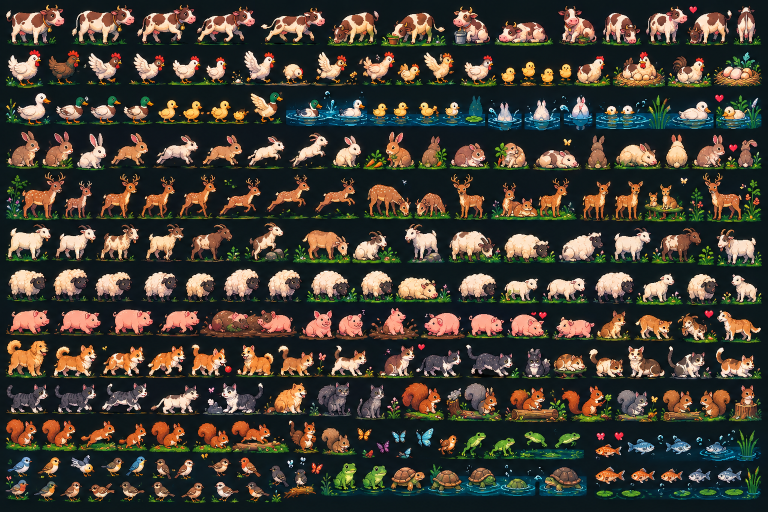
#> input picture data/chatgpt/animals.png, 1536 x 1024 px, found by its file name (shown at 1/2 size)
$ python extract_animals.py
#> lines starting #> are read from the running program, lines starting #| are printed output that depends on the picture; after the words box and inside, x2 and y2 are one past the last pixel; in counts of white or black regions, pixels touching at a corner belong together
#!/usr/bin/env python3
"""Slice the AI-generated animal sheet into individual RGBA sprites.

data/chatgpt/animals.png is a 12-row poster on a near-uniform dark background,
not a real grid: rows and columns are irregular and sprites have no cell pitch.
So we segment it instead:

  1. chroma-key the background (measured border colour, tight tolerance)
  2. connected components, dilated so shadows/legs join their animal
  3. bucket components into rows by y centre, sort each row by x
  4. crop each component from the un-dilated mask and key its own background

Rows are named in the visual order of the sheet. Output: data/farm/*.png plus
an optional contact sheet for eyeballing the result.
"""

import argparse
import os
import sys

import numpy as np
from PIL import Image
from scipy import ndimage

# Row order as drawn in data/chatgpt/animals.png.
ROWS = [
    "cow", "chicken", "duck", "rabbit", "deer", "goat",
    "sheep", "pig", "dog", "cat", "wild", "pond",
]

# Row y-centres measured from the sheet (12 rows, irregular pitch).
ROW_CENTERS = [50, 136, 220, 300, 392, 484, 572, 644, 720, 796, 875, 955]

BG_TOL = 14       # border pixels sit at dist 0-3, sprite bodies start near 18
MIN_AREA = 350
MIN_W = 18
MIN_H = 18


def background_key(rgb):
    """Per-pixel distance from the measured sheet background."""
    border = np.concatenate([
        rgb[0:3].reshape(-1, 3), rgb[-3:].reshape(-1, 3),
        rgb[:, 0:3].reshape(-1, 3), rgb[:, -3:].reshape(-1, 3),
    ])
    bg = np.median(border, axis=0)
    dist = np.abs(rgb.astype(np.float32) - bg).max(axis=2)
    return dist <= BG_TOL, dist


def segment(is_bg):
    """Label the non-background into animals. Dilated so parts stay together."""
    fg = ~is_bg
    fg = ndimage.binary_opening(fg, np.ones((2, 2)))
    fg = ndimage.binary_closing(fg, np.ones((5, 5)))
    fg = ndimage.binary_dilation(fg, np.ones((5, 5)))
    lab, _ = ndimage.label(fg)

    comps = []
    for i, sl in enumerate(ndimage.find_objects(lab)):
        ys, xs = sl
        h, w = ys.stop - ys.start, xs.stop - xs.start
        area = int((lab[sl] == i + 1).sum())
        if area < MIN_AREA or w < MIN_W or h < MIN_H:
            continue
        comps.append({
            "x": xs.start, "y": ys.start, "w": w, "h": h, "area": area,
            "cx": xs.start + w / 2.0, "cy": ys.start + h / 2.0,
        })
    return comps


def bucket_rows(comps):
    edges = [0]
    for a, b in zip(ROW_CENTERS, ROW_CENTERS[1:]):
        edges.append((a + b) / 2.0)
    edges.append(10 ** 6)

    rows = [[] for _ in ROW_CENTERS]
    strays = 0
    for c in comps:
        for r in range(len(ROW_CENTERS)):
            if edges[r] <= c["cy"] < edges[r + 1]:
                rows[r].append(c)
                break
        else:
            strays += 1

    for r in rows:
        r.sort(key=lambda c: c["cx"])
    if strays:
        print(f"  dropped {strays} component(s) outside every row band")
    return rows


def crop_sprite(img, is_bg, comp):
    """Crop the component, key out its background, trim the empty border."""
    x0 = max(comp["x"] - 3, 0)
    y0 = max(comp["y"] - 3, 0)
    x1 = min(comp["x"] + comp["w"] + 3, img.shape[1])
    y1 = min(comp["y"] + comp["h"] + 3, img.shape[0])

    rgb = img[y0:y1, x0:x1]
    alpha = np.where(is_bg[y0:y1, x0:x1], 0, 255).astype(np.uint8)

    # 1px blur on the alpha only: the key is a hard per-pixel decision, so the
    # silhouette would otherwise show staircase edges once scaled up.
    alpha = ndimage.gaussian_filter(alpha.astype(np.float32), 0.7)
    alpha = np.clip(alpha, 0, 255).astype(np.uint8)

    rgba = np.dstack([rgb, alpha])
    opaque = alpha > 8
    if not opaque.any():
        return None
    ys, xs = np.where(opaque)
    return rgba[ys.min():ys.max() + 1, xs.min():xs.max() + 1]


def contact_sheet(sprites, path):
    """Grid of everything we extracted, for visual verification."""
    if not sprites:
        return
    cell = 110
    pad = 8
    cols = 16
    entries = sorted(sprites, key=lambda s: (s["row"], s["idx"]))
    rows_n = (len(entries) + cols - 1) // cols
    sheet = Image.new("RGBA", (cols * cell + pad, rows_n * cell + pad),
                      (34, 44, 40, 255))
    for i, s in enumerate(entries):
        im = Image.fromarray(s["rgba"])
        scale = min((cell - 2 * pad) / im.width, (cell - 2 * pad) / im.height, 1.0)
        im = im.resize((max(int(im.width * scale), 1), max(int(im.height * scale), 1)),
                       Image.NEAREST)
        cx = (i % cols) * cell + cell // 2
        cy = (i // cols) * cell + cell // 2
        sheet.alpha_composite(im, (cx - im.width // 2, cy - im.height // 2))
    sheet.save(path)


def main():
    ap = argparse.ArgumentParser()
    ap.add_argument("--sheet", default="data/chatgpt/animals.png")
    ap.add_argument("--out", default="data/farm")
    ap.add_argument("--contact", default="")
    args = ap.parse_args()

    img = np.asarray(Image.open(args.sheet).convert("RGB"))
#> img is the input picture: shape (1024, 1536, 3); mean R, G, B 67.6, 62.7, 52.7
    is_bg, _ = background_key(img)
#> in background_key, `bg = np.median(border, axis=0)`: bg = [12, 23, 27]
#> in background_key, `dist = np.abs(rgb.astype(np.float32) - bg).max(axis=2)`:
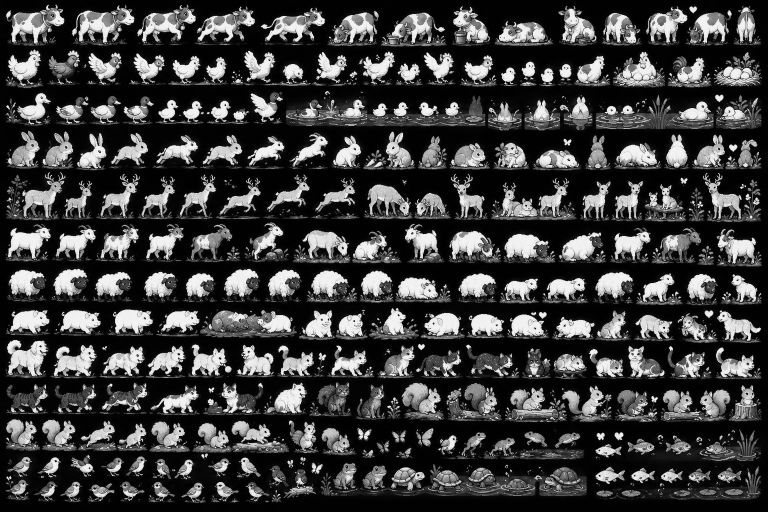
#> dist: shape (1024, 1536) float64 (shown at 1/2 size); min 0, max 243, mean 61.3
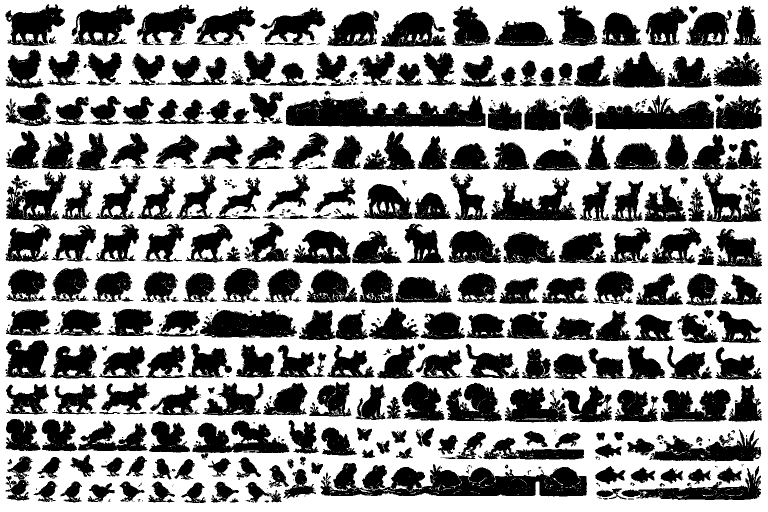
#> is_bg: shape (1024, 1536) bool (shown at 1/2 size); 57.6% white; 797 black regions (486 under 20 px), largest, box (x1, y1, x2, y2) and area: (641, 926, 1174, 993) 21981, (571, 191, 971, 254) 16856, (1191, 190, 1428, 259) 10053
    print(f"background fraction: {is_bg.mean():.3f}")
#| background fraction: 0.576

    comps = segment(is_bg)
#> in segment, `fg = ndimage.binary_opening(fg, np.ones((2, 2)))`: fg: shape (1024, 1536) bool; 41.8% white; 590 white regions (232 under 20 px), largest, box (x1, y1, x2, y2) and area: (641, 926, 1174, 993) 21719, (572, 191, 971, 253) 16716, (1191, 190, 1428, 259) 9980
#> in segment, `fg = ndimage.binary_closing(fg, np.ones((5, 5)))`: fg: shape (1024, 1536) bool; 44.5% white; 267 white regions (52 under 20 px), largest, box (x1, y1, x2, y2) and area: (641, 926, 1174, 993) 23213, (598, 615, 1099, 680) 19116, (572, 191, 971, 253) 17217
#> in segment, `fg = ndimage.binary_dilation(fg, np.ones((5, 5)))`:
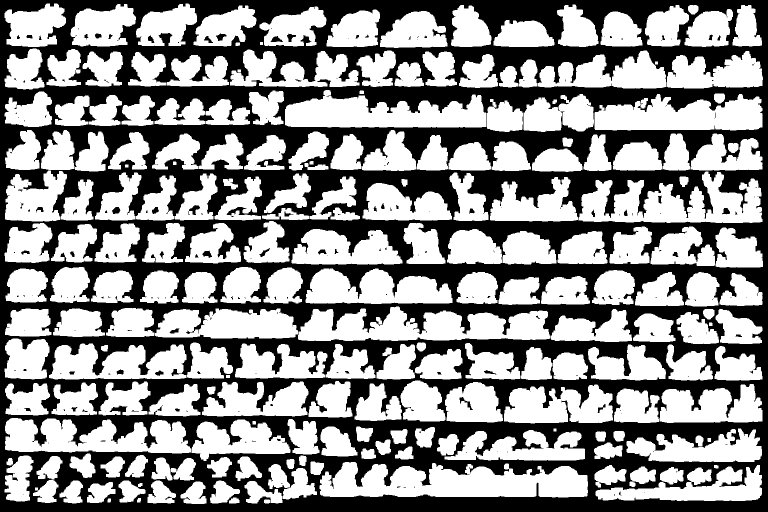
#> fg: shape (1024, 1536) bool (shown at 1/2 size); 56.3% white; 241 black regions (170 under 20 px), largest, box (x1, y1, x2, y2) and area: (0, 0, 1536, 1024) 681360, (377, 410, 400, 430) 216, (919, 794, 946, 820) 185
#> in segment, `lab, _ = ndimage.label(fg)`:
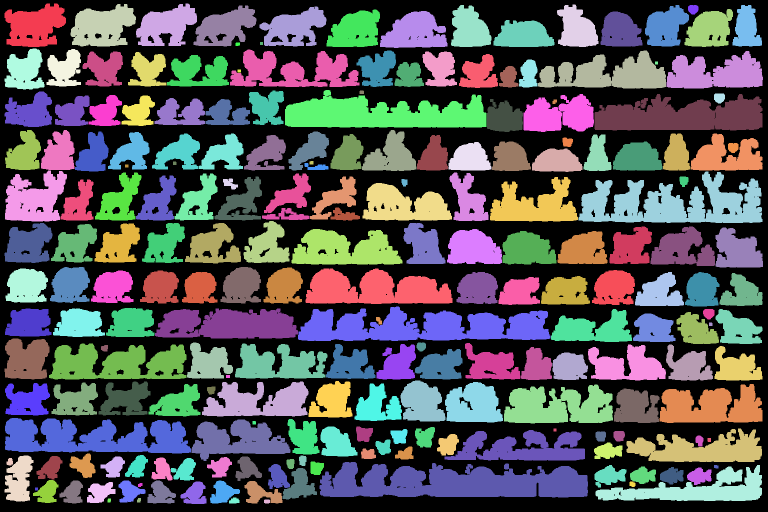
#> lab: shape (1024, 1536) int32 (shown at 1/2 size); 216 distinct labels, from 0 to 215; one colour per label, 0 black
#> the loop in segment, `for i, sl in enumerate(ndimage.find_objects(lab)):` made 215 passes
#> (h, w, area) on passes 1 to 3: (87, 123, 7404), (85, 122, 6584), (85, 131, 7833)
#> after the loop in segment, `for i, sl in enumerate(ndimage.find_objects(lab)):`: comps = 180 items
#> comps = 180 items
    print(f"components: {len(comps)}")
#| components: 180
    rows = bucket_rows(comps)
#> after the loop in bucket_rows, `for c in comps:`: strays = 0
#> rows = 12 items

    os.makedirs(args.out, exist_ok=True)
    for stale in os.listdir(args.out):
        if stale.endswith(".png"):
            os.remove(os.path.join(args.out, stale))

    sprites = []
    for r, row in enumerate(rows):
        name = ROWS[r] if r < len(ROWS) else f"row{r}"
        kept = 0
        for i, comp in enumerate(row):
            rgba = crop_sprite(img, is_bg, comp)
            if rgba is None:
                continue
            file = f"{name}_{kept:02d}.png"
            Image.fromarray(rgba).save(os.path.join(args.out, file))
            sprites.append({"row": r, "idx": kept, "rgba": rgba})
            kept += 1
        print(f"  {name:8s} {kept:3d} sprites")
#> this loop made 12 passes
#> name on passes 1 to 9: 'cow', 'chicken', 'duck', 'rabbit', 'deer', 'goat', 'sheep', 'pig', 'dog'
#|   cow       14 sprites
#|   chicken   14 sprites
#|   duck      12 sprites
#|   rabbit    19 sprites
#|   deer      15 sprites
#|   goat      14 sprites
#|   sheep     15 sprites
#|   pig       10 sprites
#> (further printed lines are left out)
#> pass 1, in crop_sprite, `rgb = img[y0:y1, x0:x1]`:
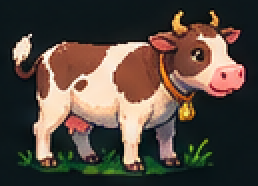
#> rgb: shape (93, 129, 3) (shown 2 times larger); mean R, G, B 83.4, 71.2, 62.1
#> pass 1, in crop_sprite, `alpha = ndimage.gaussian_filter(alpha.astype(np.float32), 0.7)`:
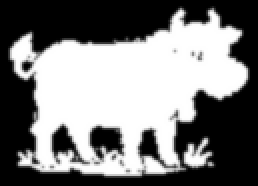
#> alpha: shape (93, 129) float32 (shown 2 times larger); min 0, max 255, mean 123.6
#> after the loop:
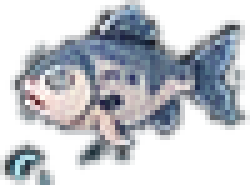
#> rgba: shape (37, 50, 4) (shown 5 times larger); mean R, G, B, A 56.8, 67.6, 78.3, 110.6; transparent parts drawn white

    total = sum(s["idx"] + 1 for s in [])  # noqa: F841
    print(f"total written: {len(sprites)} -> {args.out}/")
#| total written: 180 -> data/farm/

    if args.contact:
        contact_sheet(sprites, args.contact)
        print(f"contact sheet -> {args.contact}")


if __name__ == "__main__":
    sys.exit(main())
#> (the program exits here)
